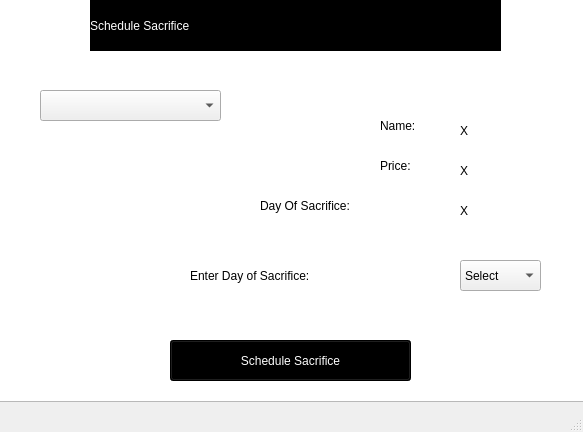
<?xml version="1.0" encoding="UTF-8"?>
<ui version="4.0">
 <class>Schedule_Sacrifice_Form</class>
 <widget class="QMainWindow" name="Schedule_Sacrifice_Form">
  <property name="geometry">
   <rect>
    <x>0</x>
    <y>0</y>
    <width>583</width>
    <height>432</height>
   </rect>
  </property>
  <property name="windowTitle">
   <string>Schedule Sacrifice</string>
  </property>
  <widget class="QWidget" name="centralwidget">
   <widget class="QGraphicsView" name="graphicsView">
    <property name="geometry">
     <rect>
      <x>-5</x>
      <y>-9</y>
      <width>591</width>
      <height>411</height>
     </rect>
    </property>
    <property name="styleSheet">
     <string notr="true">background: url(G:/Final1/Image_ScheduleSacrifice.jpg) ;
background-repeat: no-repeat;
</string>
    </property>
   </widget>
   <widget class="QLabel" name="Name">
    <property name="enabled">
     <bool>true</bool>
    </property>
    <property name="geometry">
     <rect>
      <x>460</x>
      <y>120</y>
      <width>161</width>
      <height>21</height>
     </rect>
    </property>
    <property name="styleSheet">
     <string notr="true">font: 75 12pt &quot;Kristen ITC&quot;;</string>
    </property>
    <property name="text">
     <string>X</string>
    </property>
   </widget>
   <widget class="QLabel" name="Day">
    <property name="enabled">
     <bool>true</bool>
    </property>
    <property name="geometry">
     <rect>
      <x>460</x>
      <y>200</y>
      <width>161</width>
      <height>21</height>
     </rect>
    </property>
    <property name="styleSheet">
     <string notr="true">font: 75 12pt &quot;Kristen ITC&quot;;</string>
    </property>
    <property name="text">
     <string>X</string>
    </property>
   </widget>
   <widget class="QLabel" name="Price">
    <property name="enabled">
     <bool>true</bool>
    </property>
    <property name="geometry">
     <rect>
      <x>460</x>
      <y>160</y>
      <width>161</width>
      <height>21</height>
     </rect>
    </property>
    <property name="styleSheet">
     <string notr="true">font: 75 12pt &quot;Kristen ITC&quot;;</string>
    </property>
    <property name="text">
     <string>X</string>
    </property>
   </widget>
   <widget class="QLabel" name="Price_Label">
    <property name="geometry">
     <rect>
      <x>380</x>
      <y>150</y>
      <width>71</width>
      <height>31</height>
     </rect>
    </property>
    <property name="styleSheet">
     <string notr="true">font: 12pt &quot;Ravie&quot;;</string>
    </property>
    <property name="text">
     <string>Price:</string>
    </property>
   </widget>
   <widget class="QLabel" name="Day_Label">
    <property name="geometry">
     <rect>
      <x>260</x>
      <y>190</y>
      <width>191</width>
      <height>31</height>
     </rect>
    </property>
    <property name="styleSheet">
     <string notr="true">font: 12pt &quot;Ravie&quot;;</string>
    </property>
    <property name="text">
     <string>Day Of Sacrifice:</string>
    </property>
   </widget>
   <widget class="QComboBox" name="Days_Options">
    <property name="geometry">
     <rect>
      <x>460</x>
      <y>260</y>
      <width>81</width>
      <height>31</height>
     </rect>
    </property>
    <property name="styleSheet">
     <string notr="true">font: 75 10pt &quot;Kristen ITC&quot;;</string>
    </property>
    <item>
     <property name="text">
      <string>Select</string>
     </property>
    </item>
    <item>
     <property name="text">
      <string>1</string>
     </property>
    </item>
    <item>
     <property name="text">
      <string>2</string>
     </property>
    </item>
    <item>
     <property name="text">
      <string>3</string>
     </property>
    </item>
   </widget>
   <widget class="QLabel" name="Title">
    <property name="geometry">
     <rect>
      <x>90</x>
      <y>0</y>
      <width>411</width>
      <height>51</height>
     </rect>
    </property>
    <property name="styleSheet">
     <string notr="true">font: 36pt &quot;Matura MT Script Capitals&quot;;
background-color:black;
color:white;</string>
    </property>
    <property name="text">
     <string>Schedule Sacrifice</string>
    </property>
   </widget>
   <widget class="QLabel" name="Name_Label">
    <property name="geometry">
     <rect>
      <x>380</x>
      <y>110</y>
      <width>71</width>
      <height>31</height>
     </rect>
    </property>
    <property name="styleSheet">
     <string notr="true">font: 12pt &quot;Ravie&quot;;</string>
    </property>
    <property name="text">
     <string>Name: </string>
    </property>
   </widget>
   <widget class="QPushButton" name="Submit">
    <property name="geometry">
     <rect>
      <x>170</x>
      <y>340</y>
      <width>241</width>
      <height>41</height>
     </rect>
    </property>
    <property name="styleSheet">
     <string notr="true">background-color:rgb(0,0,0);
font: 20pt &quot;Bauhaus 93&quot;;
color: rgb(255, 255, 255);</string>
    </property>
    <property name="text">
     <string>Schedule Sacrifice</string>
    </property>
   </widget>
   <widget class="QLabel" name="Enter_Label">
    <property name="geometry">
     <rect>
      <x>190</x>
      <y>260</y>
      <width>271</width>
      <height>31</height>
     </rect>
    </property>
    <property name="styleSheet">
     <string notr="true">font: 12pt &quot;Ravie&quot;;</string>
    </property>
    <property name="text">
     <string>Enter Day of Sacrifice: </string>
    </property>
   </widget>
   <widget class="QComboBox" name="List">
    <property name="geometry">
     <rect>
      <x>40</x>
      <y>90</y>
      <width>181</width>
      <height>31</height>
     </rect>
    </property>
    <property name="styleSheet">
     <string notr="true">font: 75 10pt &quot;Kristen ITC&quot;;</string>
    </property>
   </widget>
  </widget>
  <widget class="QMenuBar" name="menubar">
   <property name="geometry">
    <rect>
     <x>0</x>
     <y>0</y>
     <width>583</width>
     <height>21</height>
    </rect>
   </property>
  </widget>
  <widget class="QStatusBar" name="statusbar"/>
 </widget>
 <resources/>
 <connections/>
</ui>
